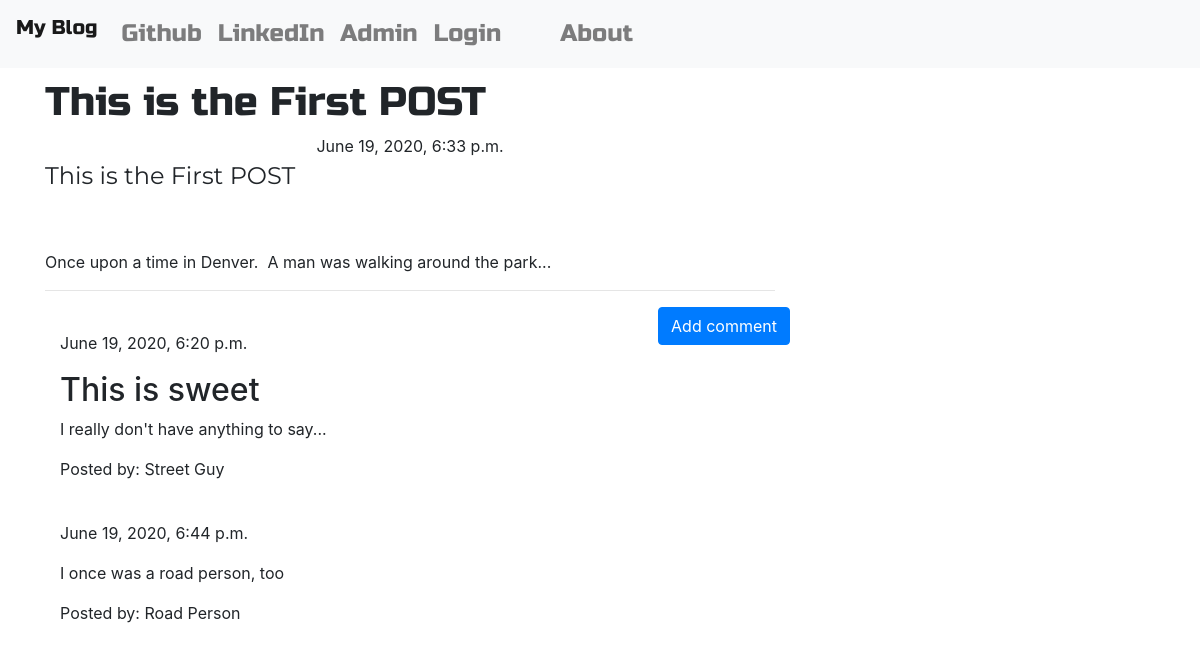
/post/1, run on the app's committed database.
### blog/models.py (models this page shows, shortened)
class Post(models.Model):
    author = models.ForeignKey('auth.User', on_delete=models.CASCADE)
    title = models.CharField(max_length=200)
    text = models.TextField()
    create_date = models.DateTimeField(default=timezone.now)
    published_date = models.DateTimeField(blank=True, null=True)

class Comment(models.Model):
    post = models.ForeignKey('blog.Post', related_name='comments', on_delete=models.CASCADE)
    author = models.CharField(max_length=200)
    text = models.TextField()
    create_date = models.DateTimeField(default=timezone.now)
    approved_comment = models.BooleanField(default=False)

### blog/views.py (the view)
# urls.py: path('post/<int:pk>', views.PostDetailView.as_view(), name='post_detail'),
class PostDetailView(DetailView):
    model = Post

### blog/templates/blog/post_detail.html (shortened to what this page needs)
{% extends 'blog/base.html' %}
{% block content %}
<h1 class="posttitle loader">{{ post.title }}</h1>
{% if post.published_date %}
  <div class="date postdate">
    {{ post.published_date }}
  </div>
{% else %}
  <a class="btn btn-primary" href="{% url 'blog:post_publish' pk=post.pk %}">Publish</a>
{% endif %}
<p class="postcontent">{{ post.title|safe|linebreaksbr }}</p>
<br>
{{ post.text|safe|linebreaks }}
<hr>
<a class='btn btn-primary btn-comment' href="{% url 'blog:add_comment_to_post' pk=post.pk %}">
  Add comment
</a>
<div class="container">
  {% for comment in post.comments.all %}
    <br>
    {% if user.is_authenticated or comment.approved_comment %}
      {{ comment.create_date }}
      <p>{{ comment.text|safe|linebreaks }}</p>
      <p>Posted by:  {{ comment.author }}</p>
    {% endif %}
    {% empty %}
      <p>No comments</p>
  {% endfor %}
</div>
{% endblock %}

### blog/static/css/blog.css (style rules this page uses)
.postdate { text-align: center; }
.posttitle { font-family: 'Russo One', sans-serif; font-size: 3em text-align: center; }
.postcontent { font-family: 'Montserrat'; font-size: 1.5em; }
.btn-comment { position: absolute; right: 0px; }
.loader { filter:hue-rotate(0deg); color: linear-gradient(45deg,#0f8,#08f); animation:hue 5000ms infinite linear; }

### data on the page
Post: title "This is the First POST", published_date "June 19, 2020, 6:33 p.m.", text "Once upon a time in Denver. A man was walking around the park..."
Comment: create_date "June 19, 2020, 6:20 p.m.", text "This is sweet I really don't have anything to say...", author "Street Guy"
Comment: create_date "June 19, 2020, 6:44 p.m.", text "I once was a road person, too", author "Road Person"
